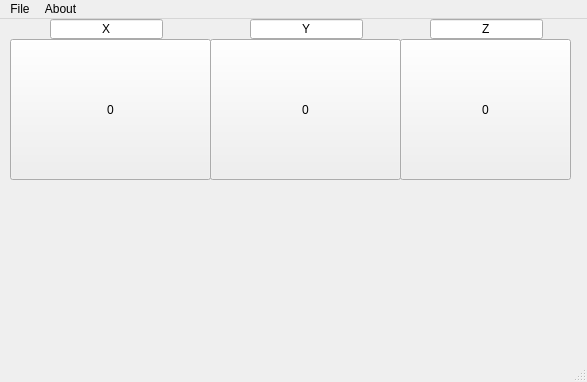
<?xml version="1.0" encoding="UTF-8"?>
<ui version="4.0">
 <class>OverviewScreen</class>
 <widget class="QMainWindow" name="OverviewScreen">
  <property name="geometry">
   <rect>
    <x>0</x>
    <y>0</y>
    <width>587</width>
    <height>382</height>
   </rect>
  </property>
  <property name="windowTitle">
   <string>OverviewScreen</string>
  </property>
  <widget class="QWidget" name="centralwidget">
   <widget class="QPushButton" name="normalPoints">
    <property name="geometry">
     <rect>
      <x>10</x>
      <y>20</y>
      <width>201</width>
      <height>141</height>
     </rect>
    </property>
    <property name="text">
     <string>0</string>
    </property>
   </widget>
   <widget class="QPushButton" name="firstAutoPoints">
    <property name="geometry">
     <rect>
      <x>210</x>
      <y>20</y>
      <width>191</width>
      <height>141</height>
     </rect>
    </property>
    <property name="text">
     <string>0</string>
    </property>
   </widget>
   <widget class="QPushButton" name="secondAutoPoints">
    <property name="geometry">
     <rect>
      <x>400</x>
      <y>20</y>
      <width>171</width>
      <height>141</height>
     </rect>
    </property>
    <property name="text">
     <string>0</string>
    </property>
   </widget>
   <widget class="QLineEdit" name="normalPointsHeader">
    <property name="geometry">
     <rect>
      <x>50</x>
      <y>0</y>
      <width>113</width>
      <height>20</height>
     </rect>
    </property>
    <property name="autoFillBackground">
     <bool>false</bool>
    </property>
    <property name="text">
     <string>X</string>
    </property>
    <property name="alignment">
     <set>Qt::AlignCenter</set>
    </property>
    <property name="readOnly">
     <bool>true</bool>
    </property>
   </widget>
   <widget class="QLineEdit" name="normalPointsHeader_2">
    <property name="geometry">
     <rect>
      <x>250</x>
      <y>0</y>
      <width>113</width>
      <height>20</height>
     </rect>
    </property>
    <property name="autoFillBackground">
     <bool>false</bool>
    </property>
    <property name="text">
     <string>Y</string>
    </property>
    <property name="alignment">
     <set>Qt::AlignCenter</set>
    </property>
    <property name="readOnly">
     <bool>true</bool>
    </property>
   </widget>
   <widget class="QLineEdit" name="normalPointsHeader_3">
    <property name="geometry">
     <rect>
      <x>430</x>
      <y>0</y>
      <width>113</width>
      <height>20</height>
     </rect>
    </property>
    <property name="autoFillBackground">
     <bool>false</bool>
    </property>
    <property name="text">
     <string>Z</string>
    </property>
    <property name="alignment">
     <set>Qt::AlignCenter</set>
    </property>
    <property name="readOnly">
     <bool>true</bool>
    </property>
   </widget>
  </widget>
  <widget class="QMenuBar" name="menubar">
   <property name="geometry">
    <rect>
     <x>0</x>
     <y>0</y>
     <width>587</width>
     <height>21</height>
    </rect>
   </property>
   <widget class="QMenu" name="menuasd">
    <property name="title">
     <string>File</string>
    </property>
    <addaction name="actionSave"/>
    <addaction name="actionExit"/>
   </widget>
   <widget class="QMenu" name="menuAbout">
    <property name="title">
     <string>About</string>
    </property>
   </widget>
   <addaction name="menuasd"/>
   <addaction name="menuAbout"/>
  </widget>
  <widget class="QStatusBar" name="statusbar"/>
  <action name="actionExit">
   <property name="text">
    <string>Exit</string>
   </property>
  </action>
  <action name="actionSave">
   <property name="text">
    <string>Save</string>
   </property>
  </action>
 </widget>
 <resources/>
 <connections/>
</ui>
